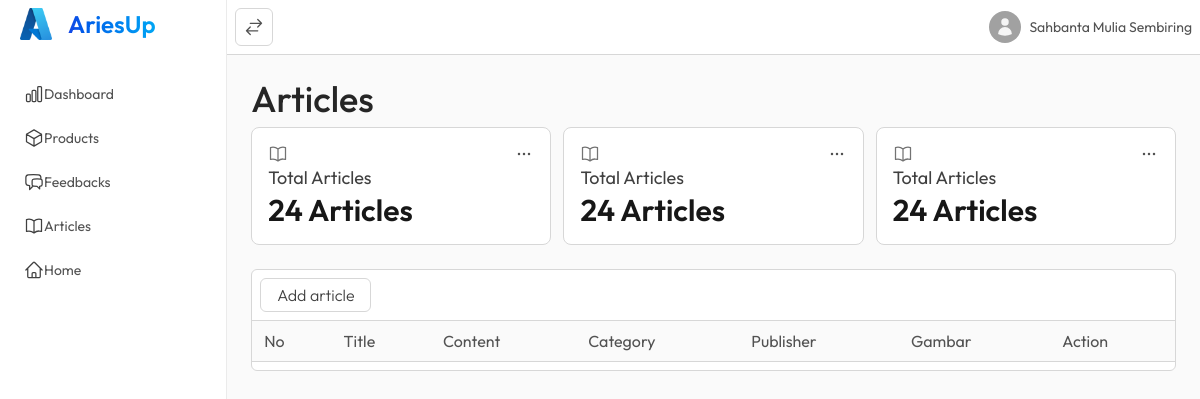
The page /modules/dashboard/articles.php (signed in) on the database as committed earlier.
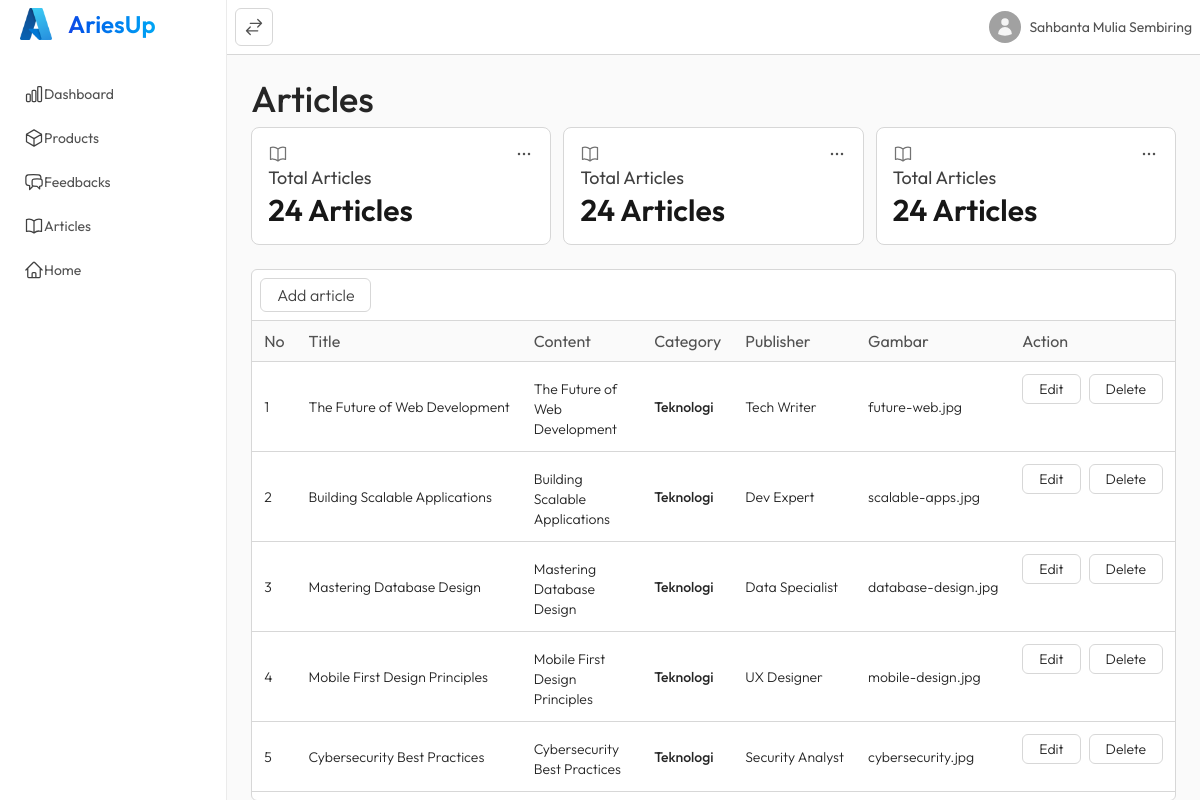
The same page on the database as committed later.
### tables this page shows
CREATE TABLE `tb_artikel` (
  `id` int(11) NOT NULL,
  `judul` varchar(255) NOT NULL,
  `isi` text NOT NULL,
  `kategori` varchar(100) NOT NULL,
  `publisher` varchar(100) NOT NULL,
  `gambar` varchar(255) NOT NULL,
  `tanggal` timestamp NOT NULL DEFAULT current_timestamp()
);

### app/Helpers/functions.php (called while the page is built, shortened)
<?php
function getUserName()
{
  return isset($_SESSION['nama']) ? $_SESSION['nama'] : '';
}

### modules/dashboard/articles.php (the view, shortened to what this page needs)
<?php
include "../../config/database.php";
include "../../app/Helpers/functions.php";
?>
<!DOCTYPE html>
<html lang="en" id="container">
<head>
  <link href="https://cdn.jsdelivr.net/npm/quill@2.0.3/dist/quill.snow.css" rel="stylesheet" />
  <link rel="stylesheet" href="../../assets/css/output.css">
</head>
<body class="outfit-thin">
  <div class="w-full h-full overflow-hidden">
    <div class="w-full h-screen flex">
      <?php
      include '../../includes/sidebar.php';
      ?>
      <div id="mainContent" class="w-[100%] h-full">
        <div id="navbar" class="w-full border-b border-[#d7d7d7] p-2">
          <div class="w-full flex items-center justify-between">
            <div class="">
              <button id="sidebar-toggle" class="p-2 rounded-md bg-white border border-[#d7d7d7] hover:bg-[#fafafa] transition-all">
                <svg xmlns="http://www.w3.org/2000/svg" fill="none" viewBox="0 0 24 24" stroke-width="1.5" stroke="currentColor" class="size-5 text-neutral-600">
                  <path stroke-linecap="round" stroke-linejoin="round" d="M7.5 21 3 16.5m0 0L7.5 12M3 16.5h13.5m0-13.5L21 7.5m0 0L16.5 12M21 7.5H7.5" />
                </svg>
              </button>
            </div>
            <div class="flex items-center gap-2">
              <button id="profileToggle" class="cursor-pointer flex items-center gap-2">
                <div class="rounded-full bg-neutral-400 text-lg outfit-semibold size-8 p-1 flex items-center justify-center">
                </div>
                <span class="text-sm text-neutral-600 outfit-regular"><?= getUserName() ?></span>
              </button>
            </div>
          </div>
        </div>
        <div id="content" class="relative w-full h-[calc(100%-55px)] overflow-y-auto bg-neutral-50 p-6">
          <div class="w-full space-y-2">
            <div class="">
              <h1 class="text-4xl text-neutral-800 outfit-medium">Articles</h1>
            </div>
            <div class="grid grid-cols-3 gap-3">
              <div class="col-span-1 rounded-lg border border-[#d7d7d7] p-4 bg-white">
                <div class="flex items-center justify-between">
                  <div class="">
                  </div>
                  <div class="">
                  </div>
                </div>
                <div class="">
                  <h3 class="text-lg text-neutral-700 outfit-regular">Total Articles</h3>
                  <h1 class="text-3xl text-neutral-900 outfit-semibold">24 Articles</h1>
                </div>
              </div>
              <div class="col-span-1 rounded-lg border border-[#d7d7d7] p-4 bg-white">
                <div class="flex items-center justify-between">
                  <div class="">
                  </div>
                  <div class="">
                  </div>
                </div>
                <div class="">
                  <h3 class="text-lg text-neutral-700 outfit-regular">Total Articles</h3>
                  <h1 class="text-3xl text-neutral-900 outfit-semibold">24 Articles</h1>
                </div>
              </div>
              <div class="col-span-1 rounded-lg border border-[#d7d7d7] p-4 bg-white">
                <div class="flex items-center justify-between">
                  <div class="">
                  </div>
                  <div class="">
                  </div>
                </div>
                <div class="">
                  <h3 class="text-lg text-neutral-700 outfit-regular">Total Articles</h3>
                  <h1 class="text-3xl text-neutral-900 outfit-semibold">24 Articles</h1>
                </div>
              </div>
            </div>
          </div>
          <div class="w-full mt-6">
            <div class="bg-white rounded-md border border-[#d7d7d7] py-2">
              <div class="flex justify-between items-center px-2 mb-2">
                <button type="button" id="toggleInsertArticle" class="rounded-md bg-white border border-[#d7d7d7] text-neutral-700 px-4 py-1 hover:bg-neutral-50 hover:shadow-sm transition-all">Add article</button>
              </div>
              <div class="relative h-full">
                <table class="w-full">
                  <thead>
                    <tr class="border-b border-t border-[#d7d7d7] bg-neutral-50">
                      <th class="text-md text-start text-neutral-600 outfit-regular px-3 py-2">No</th>
                      <th class="text-md text-start text-neutral-600 outfit-regular px-3 py-2">Title</th>
                      <th class="text-md text-start text-neutral-600 outfit-regular px-3 py-2">Content</th>
                      <th class="text-md text-start text-neutral-600 outfit-regular px-3 py-2">Category</th>
                      <th class="text-md text-start text-neutral-600 outfit-regular px-3 py-2">Publisher</th>
                      <th class="text-md text-start text-neutral-600 outfit-regular px-3 py-2">Gambar</th>
                      <th class="text-md text-start text-neutral-600 outfit-regular px-3 py-2">Action</th>
                    </tr>
                  </thead>
                  <tbody class="relative">
                    <?php
                    $query = "SELECT * FROM tb_artikel";
                    $result = mysqli_query($con, $query);
                    $no = 1;
                    while ($row = mysqli_fetch_assoc($result)) {
                      $content = $row['isi'];
                      $content_singkat = substr($content, 0, 36);
                    ?>
                      <tr id="article-<?php echo $row['id']; ?>" class="border-b border-[#d7d7d7] hover:-translate-y-[2px] hover:rounded-lg hover:shadow-lg transition-all cursor-pointer">
                        <td class="text-sm text-nowrap text-neutral-800 p-3"><?php echo $no++; ?></td>
                        <td class="text-sm text-nowrap text-neutral-800 p-3"><?php echo $row['judul']; ?></td>
                        <td class="text-sm text-neutral-800 p-3 flex"><?php echo $content_singkat; ?></td>
                        <td class="text-sm text-nowrap text-neutral-800 p-3 outfit-medium"><?php echo $row['kategori']; ?></td>
                        <td class="text-sm text-nowrap text-neutral-800 p-3"><?php echo $row['publisher']; ?></td>
                        <td class="text-sm text-nowrap text-neutral-800 p-3"><?php echo $row['gambar']; ?></td>
                        <td class="text-sm text-neutral-800 p-3 flex items-center flex-nowrap justify-start gap-2">
                          <button type="button" class="edit-article rounded-md bg-white cursor-pointer border hover:bg-yellow-100 hover:text-yellow-600 hover:border-yellow-200 hover:shadow-sm transition-all border-[#d7d7d7] px-4 py-1"
                            data-id="<?php echo $row['id']; ?>"
                            data-title="<?php echo htmlspecialchars($row['judul']); ?>"
                            data-content="<?php echo htmlspecialchars($row['isi']); ?>"
                            data-category="<?php echo $row['kategori']; ?>"
                            data-publisher="<?php echo $row['publisher']; ?>"
                            data-image="<?php echo $row['gambar']; ?>">
                            Edit
                          </button>
                          <button type="button" class="delete-article rounded-md bg-white cursor-pointer border hover:bg-red-100 hover:text-red-600 hover:border-red-200 hover:shadow-sm transition-all border-[#d7d7d7] px-4 py-1" data-id="<?php echo $row['id']; ?>">Delete</button>
                        </td>
                      </tr>
                    <?php
                    }
                    ?>
                  </tbody>
                </table>
              </div>
            </div>
          </div>
        </div>
      </div>
    </div>
  </div>
</body>
</html>

### includes/sidebar.php (shortened to what this page needs)
<div id="sidebar" class="relative overflow-hidden h-screen border-r border-[#ebebeb]" style="width: 280px;">
  <div class="w-full h-full flex flex-col items-center justify-between">
    <div class="w-full flex flex-col items-center gap-4">
      <div class="w-full flex items-center justify-between px-3 py-2">
        <div class="flex items-center gap-4 ps-2">
          <img src="../../assets/images/logo.png" alt="logo" class="size-8">
          <h1 id="sidebarMenu" class="outfit-semibold text-2xl text-transparent bg-clip-text bg-linear-to-r from-blue-700 to-sky-500">AriesUp</h1>
        </div>
      </div>
      <div class="w-full flex flex-col items-center gap-2 p-3">
        <a href="./dashboard.php" class="w-full p-2 rounded-md bg-white hover:bg-[#fafafa] hover:shadow-sm transition-all">
          <div class="w-full flex items-center justify-start ps-1">
            <span id="sidebarMenu" class="text-sm text-neutral-600 outfit-regular">Dashboard</span>
          </div>
        </a>
        <a href="./products.php" class="w-full p-2 rounded-md bg-white hover:bg-[#fafafa] hover:shadow-sm transition-all">
          <div class="w-full flex items-center justify-start ps-1">
            <svg xmlns="http://www.w3.org/2000/svg" fill="none" viewBox="0 0 24 24" stroke-width="1.5" stroke="currentColor" class="size-5 text-neutral-700">
              <path stroke-linecap="round" stroke-linejoin="round" d="m21 7.5-9-5.25L3 7.5m18 0-9 5.25m9-5.25v9l-9 5.25M3 7.5l9 5.25M3 7.5v9l9 5.25m0-9v9" />
            </svg>
            <span id="sidebarMenu" class="text-sm text-neutral-600 outfit-regular">Products</span>
          </div>
        </a>
        <a href="./feedbacks.php" class="w-full p-2 rounded-md bg-white hover:bg-[#fafafa] hover:shadow-sm transition-all">
          <div class="w-full flex items-center justify-start ps-1">
            <span id="sidebarMenu" class="text-sm text-neutral-600 outfit-regular">Feedbacks</span>
          </div>
        </a>
        <a href="./articles.php" class="w-full p-2 rounded-md bg-white hover:bg-[#fafafa] hover:shadow-sm transition-all">
          <div class="w-full flex items-center justify-start ps-1">
            <span id="sidebarMenu" class="text-sm text-neutral-600 outfit-regular">Articles</span>
          </div>
        </a>
        <a href="../index.php" class="w-full p-2 rounded-md bg-white hover:bg-[#fafafa] hover:shadow-sm transition-all">
          <div class="w-full flex items-center justify-start ps-1">
            <span id="sidebarMenu" class="text-sm text-neutral-600 outfit-regular">Home</span>
          </div>
        </a>
      </div>
    </div>
  </div>
</div>

### modules/dashboard/articles.php (style rules this page uses)
.outfit-thin { font-family: "Outfit", sans-serif; font-optical-sizing: auto; font-weight: 300; font-style: normal; }
.outfit-regular { font-family: "Outfit", sans-serif; font-optical-sizing: auto; font-weight: 400; font-style: normal; }
.outfit-medium { font-family: "Outfit", sans-serif; font-optical-sizing: auto; font-weight: 500; font-style: normal; }
.outfit-semibold { font-family: "Outfit", sans-serif; font-optical-sizing: auto; font-weight: 600; font-style: normal; }

Rows that differ between the two databases and show on the page:
added tb_artikel: judul "The Future of Web Development", isi "The Future of Web Development", kategori "Teknologi", publisher "Tech Writer", gambar "future-web.jpg"
added tb_artikel: judul "Building Scalable Applications", isi "Building Scalable Applications", kategori "Teknologi", publisher "Dev Expert", gambar "scalable-apps.jpg"
added tb_artikel: judul "Mastering Database Design", isi "Mastering Database Design", kategori "Teknologi", publisher "Data Specialist", gambar "database-design.jpg"
added tb_artikel: judul "Mobile First Design Principles", isi "Mobile First Design Principles", kategori "Teknologi", publisher "UX Designer", gambar "mobile-design.jpg"
added tb_artikel: judul "Cybersecurity Best Practices", isi "Cybersecurity Best Practices", kategori "Teknologi", publisher "Security Analyst", gambar "cybersecurity.jpg"
